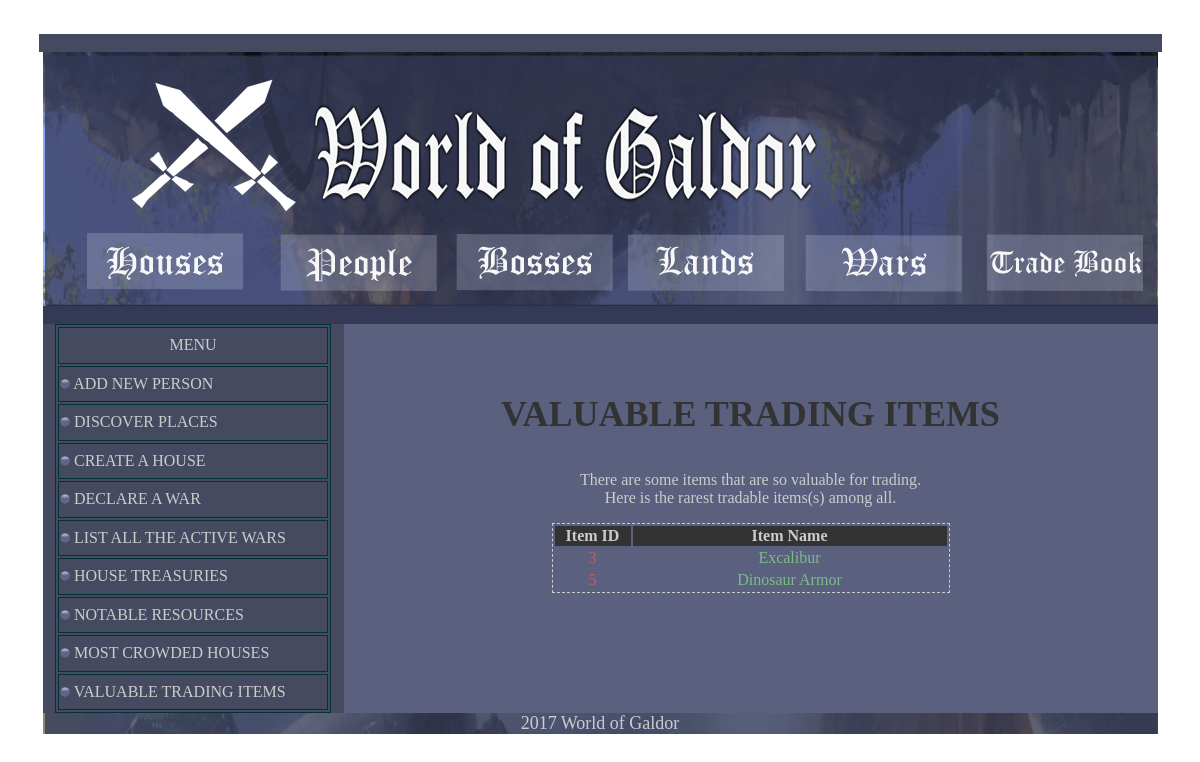
The page /valuabletradingitems.php on the database its author committed.
### tables this page shows
CREATE TABLE `item` (
  `iID` int(11) NOT NULL,
  `iName` varchar(200) NOT NULL
);

### valuabletradingitems.php (the view, shortened to what this page needs)
<html>
<head>
</head>
<body leftmargin="0" topmargin="0" marginwidth="0" marginheight="0">
<center>
  <p>&nbsp;	</p>
  <table width="1123" height="357" cellpadding="0" cellspacing="0" id="Table_01">
	<tr>
		<td colspan="4" bgcolor="#454A61"><p>&nbsp;</p>      </td>
	</tr>
	<tr>
		<td width="4" height="254">&nbsp;</td>
		<td colspan="2" bgcolor="#343955"><img src="images/logo.jpg" alt="" width="1115" height="254" border="0" usemap="#Map">
		  </td>
		<td width="4">&nbsp;</td>
	</tr>
	<tr>
		<td height="18">&nbsp;</td>
		<td colspan="2" bgcolor="#343955">
			<img src="images/worldofgaldor_06.gif" width="1115" height="6" alt=""></td>
		<td>&nbsp;</td>
	</tr>
	<tr>
		<td rowspan="2">&nbsp;</td>
		<td width="301" bgcolor="#454A61" border="1"  bordercolor="38394F" ><table width="276" height="389" border="1" align="center" bordercolor="#003333">
          <tr>
            <td width="266"><div align="center">MENU</div></td>
          </tr>
          <tr>
            <td><a href="addnewperson.php"><img src="images/icon.png" width="10" height="10" border="0"/> ADD NEW PERSON </a></td>
          </tr>
          <tr>
            <td><a href="discover.php"><img src="images/icon.png" width="10" height="10" border="0"/> DISCOVER PLACES </a></td>
          </tr>
          <tr>
            <td><a href="createhouse.php"><img src="images/icon.png" width="10" height="10" border="0"/> CREATE A HOUSE </a></td>
          </tr>
          <tr>
            <td><a href="declarewar.php"><img src="images/icon.png" width="10" height="10" border="0"/> DECLARE A WAR </a></td>
          </tr>
          <tr>
            <td><a href="activewars.php"><img src="images/icon.png" width="10" height="10" border="0"/> LIST ALL THE ACTIVE WARS </a></td>
          </tr>
          <tr>
            <td><a href="housemoney.php"><img src="images/icon.png" width="10" height="10" border="0"/> HOUSE TREASURIES </a></td>
          </tr>
          <tr>
            <td><a href="notableresources.php"><img src="images/icon.png" width="10" height="10" border="0"/> NOTABLE RESOURCES </a></td>
          </tr>
          <tr>
            <td><a href="housestatistics.php"><img src="images/icon.png" width="10" height="10" border="0"/> MOST CROWDED HOUSES</a></td>
          </tr>
          <tr>
            <td><a href="valuabletradingitems.php"><img src="images/icon.png" width="10" height="10" border="0"/> VALUABLE TRADING ITEMS </a></td>
          </tr>
        </table></td>
		<td width="814"  bordercolor="38394F" bgcolor="5a607d" border="1" >
		<div align="center">
	      <p align="center" class="style3">VALUABLE TRADING ITEMS </p>
	      <p align="center">There are some items that are so valuable for trading. <br>
          Here is the rarest tradable items(s) among all. </p>
	    <div align="center">
          <table width="398" style = "border: 1px dashed">
            <thead>
              <tr>
          <th width="74" bgcolor="#333333" class="style8">Item ID </th>
          <th width="312" bgcolor="#333333" class="style8">Item Name </th>
      </tr>
            </thead>
            <tbody>
              <?php
$db = mysqli_connect('localhost', 'root', '', 'wog_db');
$sql = 'SELECT item.iID, item.iName
FROM item JOIN person ON item.iID = person.iID
WHERE item.iID <> 0
GROUP BY item.iID
HAVING COUNT(*) <= ALL (SELECT COUNT(*)
                         FROM person
                         GROUP BY person.iID)';
$result = mysqli_query($db, $sql);
?>
  <?php
	while($row = mysqli_fetch_assoc($result)) {
    $item = $row['iName'];
    $itemid= $row['iID'];
    echo "<tr>
          <td><center><font color='#BD6060'>$itemid</font></center></td>
          <td><center><font color='#79BD8B'>$item</font></center></td>
          </tr>";
}
?>
            </tbody>
          </table>
        </div>        <br> <p align="center">&nbsp;</p>
	  </td>
		<td rowspan="2">&nbsp;</td>
	</tr>
	<tr>
		<td colspan="2" background="images/worldofgaldorsmall_12.gif"><div align="center">
		  <p class="style2">2017 World of Galdor </p>
	    </div></td>
	</tr>
</table>
</center>
</body>
</html>

### valuabletradingitems.php (style rules this page uses)
body,td,th { color: #CCCCCC; font-size: 16px; font-family: Georgia, Times New Roman, Times, serif; }
a:link { color: #CCCCCC; text-decoration: none; }
.style2 { font-size: 18px }
.style3 { font-size: 36px; font-weight: bold; color: #333333; }

### rows shown on the page
item: iID "3", iName "Excalibur"
item: iID "5", iName "Dinosaur Armor"
